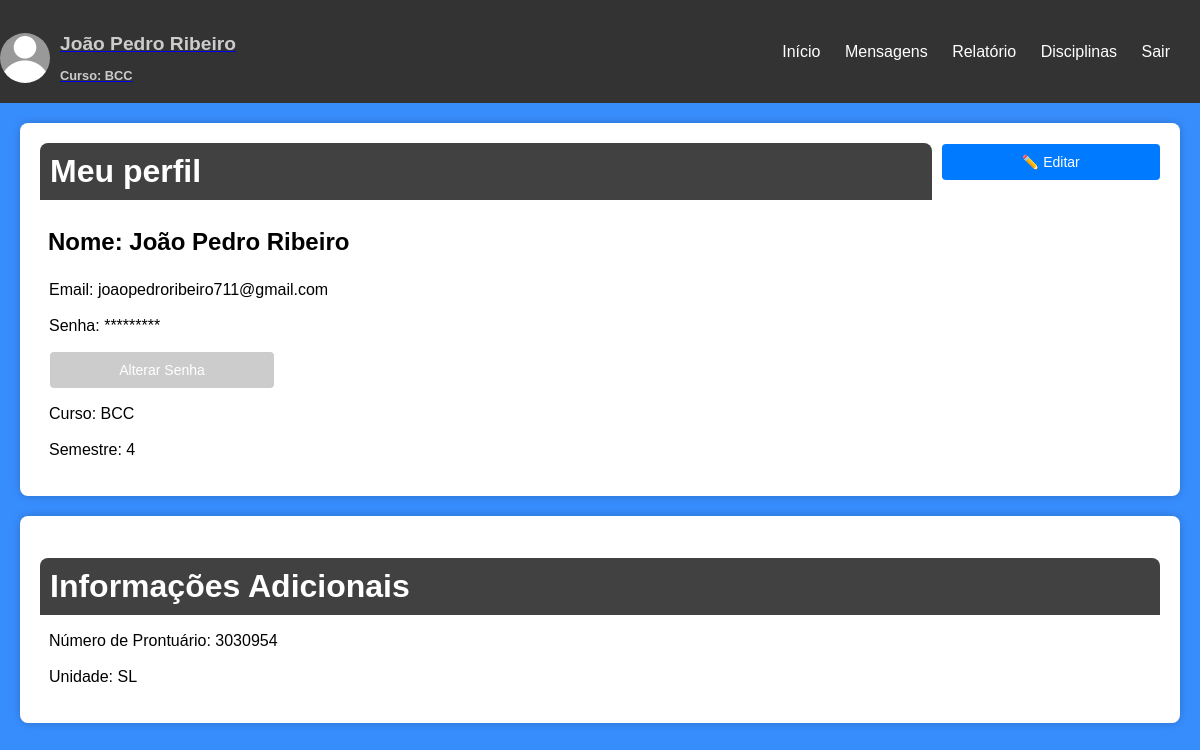
/perfil (signed in), run on an earlier commit of the app's database.
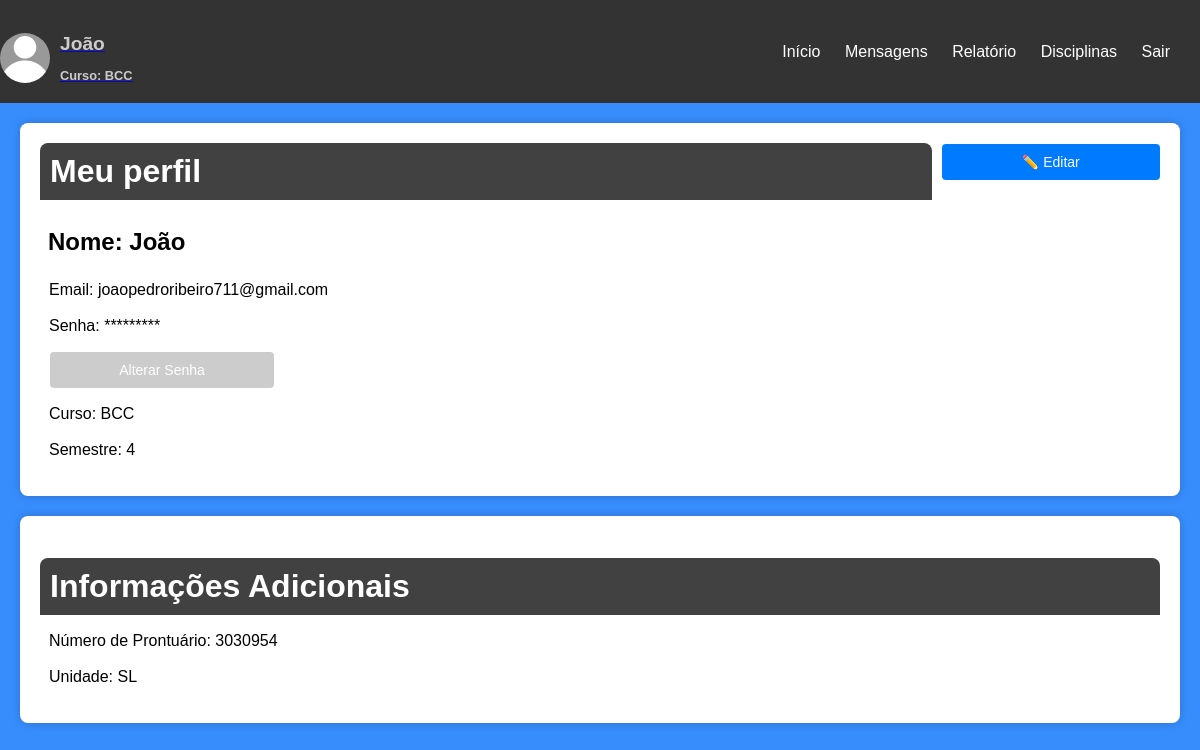
And on a later commit of the database.
### tables this page shows
CREATE TABLE alunos (
            numeroprontuario TEXT PRIMARY KEY,
            nome TEXT,
            email TEXT,
            senha TEXT,
            curso TEXT,
            semestre INTEGER,
            unidade TEXT,
            turma TEXT
        );

### main.py (the view)
@app.route('/perfil')
def perfil():
    email_usuario = session.get('usuario')  # Observe que estamos usando session.get() para evitar erros se o usuário não estiver logado.
    if email_usuario:
        conexao = sqlite3.connect('usuarios.db')
        cursor = conexao.cursor()
        cursor.execute('SELECT * FROM alunos WHERE email = ?', (email_usuario,))
        dados_usuario = cursor.fetchone()
        conexao.close()
        if dados_usuario:
            return render_template('perfil.html', usuario=dados_usuario)
        else:
            return render_template('erro.html')
    else:
        return redirect('/login')

### templates/perfil.html (shortened to what this page needs)
<!DOCTYPE html>
<html lang="pt-br">
<head>
    <link rel="stylesheet" type="text/css" href="../static/config/styles.css">
</head>
<body>
    <header>
        <div class="perfil">
            <a href="/perfil">
            <img src="../static/imagem/foto_perfil.webp" alt="Foto de Perfil">
        <div>
            <h1>{{usuario[1]}}</h1>
            <h2>Curso: {{usuario[4]}}</h2>
        </div>
        </a>
        </div>
        <nav>
            <ul>
                <li><a href="/inicio">Início</a></li>
                <li><a href="#">Mensagens</a></li>
                <li><a href="/relatorio">Relatório</a></li>
                <li><a href="/disciplina">Disciplinas</a></li>
                <li><a href="/logout">Sair</a></li>
            </ul>
        </nav>
    </header>
    <div class="content">
            <div style="display: flex; justify-content: space-between; align-items: center;">
                <h1 style="flex: 80%; margin: 0; padding: 10px; background-color: #424141; color: #fff;">Meu perfil</h1>
                <button onclick="abrirEditor()" style="flex: 20%; cursor: pointer; margin-left: 10px;">✏️ Editar</button>
            </div>
        <div>
            <div>
                <h2>Nome: {{ usuario[1] }}</h2>
                <p>Email: {{ usuario[2] }}</p>
                <p>Senha: *********</p>
                <button onclick="abrirAlterarSenha()" style="width: 20%; background-color: #ccc; color: #fff; cursor: pointer; margin-left: 10px; margin-bottom: 0px;">Alterar Senha</button>
                <p>Curso: {{ usuario[4] }}</p>
                <p>Semestre: {{ usuario[5] }}</p>
            </div>
        </div>
    </div>
        <div class="content">
        <h1>Informações Adicionais</h1>
            <div>
                <p>Número de Prontuário: {{ usuario[0] }}</p>
                <p>Unidade: {{ usuario[6] }}</p>
            </div>
</body>
</html>

### static/config/styles.css (style rules this page uses)
body { font-family: Arial, sans-serif; margin: 0; padding: 0; justify-content: center; align-items: center; min-height: 100vh; background-color: #388dfd; }
button { display: block; width: 100%; padding: 10px; background-color: #007bff; color: #fff; border: none; border-radius: 4px; cursor: pointer; margin-bottom: 20px; font-size: 14px; }
header { background-color: #333; color: #fff; padding: 10px; display: flex; justify-content: space-between; align-items: center; }
nav ul { list-style-type: none; padding: 0; margin: 0; }
nav li { display: inline; margin-right: 20px; }
nav a { text-decoration: none; color: #fff; }
ul { list-style-type: none; padding: 0; }
ul li { margin-bottom: 10px; }
header { background-color: #333; color: #fff; padding: 10px; text-align: right; }
.content { padding: 20px; background-color: #fff; margin: 20px; border-radius: 8px; box-shadow: 0 0 10px rgba(0, 0, 0, 0.2); }
.content h1 { margin-bottom: 10px; padding: 10px; background-color: #424141; color: #fff; border-top-left-radius: 8px; border-top-right-radius: 8px; }
.content h2 { margin-bottom: 1px; padding: 8px; background-color: #ffffff; color: #000; border-top-left-radius: 8px; border-top-right-radius: 8px; }
.content p { position: relative; margin-left: 8px; padding: 1px; background-color: #ffffff; color: #000; border-top-left-radius: 8px; border-top-right-radius: 8px; }
.perfil { margin-right: 20px; margin-top: 20px; }
.perfil img { width: 50px; height: 50px; border-radius: 50%; position: absolute; left: 0; margin-top: 3px; }
.perfil h1 { font-size: 1.2rem; text-align: left; margin-left: 50px; margin-top: 3px; color:#ccc; font-style: inherit; text-decoration: none; }
.perfil h2 { font-size: 0.8rem; margin-top: 0px; text-align: left; bottom: 5px; margin-left: 50px; color: #ccc; font-style: inherit; text-decoration: none; }

### templates/perfil.html (style rules this page uses)
.content { padding: 20px; background-color: #fff; margin: 20px; border-radius: 8px; box-shadow: 0 0 10px rgba(0, 0, 0, 0.2); }
.content h1, content button { margin-bottom: 10px; padding: 10px; background-color: #424141; color: #fff; border-top-left-radius: 8px; border-top-right-radius: 8px; }
.content h2 { margin-bottom: 1px; padding: 8px; background-color: #ffffff; color: #000; border-top-left-radius: 8px; border-top-right-radius: 8px; }
.content p { position: relative; margin-left: 8px; padding: 1px; background-color: #ffffff; color: #000; border-top-left-radius: 8px; border-top-right-radius: 8px; }

What changed in the data, as far as the page shows it:
changed alunos "joaopedroribeiro711@gmail.com": nome "João Pedro Ribeiro" → "João"
